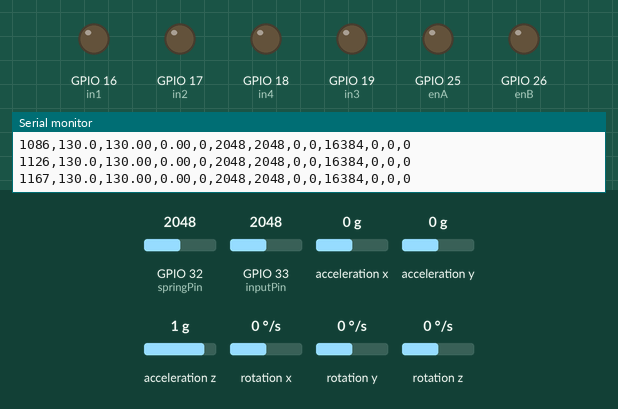
The sketch below on a simulated ESP32. Parts: output pins drawn as LEDs (lit = HIGH), the last lines printed to the serial monitor. The test bench sets the inputs (shaded band); at power-on: acceleration z 1 g, GPIO 32 (springPin) = 2048, GPIO 33 (inputPin) = 2048, acceleration x 0 g, acceleration y 0 g, rotation x 0 °/s, rotation y 0 °/s, rotation z 0 °/s (analog values on the 0–4095 scale).

Above: at 1.2 s.
1.3 s: acceleration z set to 0 g
At 1.9 s:
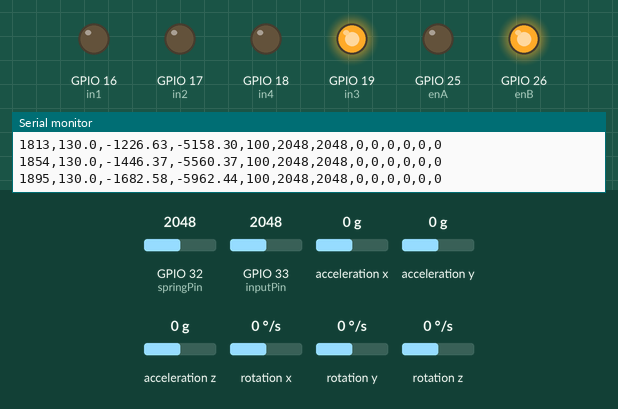
Timing chart, 0 to 4.3 s (numbered marks = the images above; inputs shaded):
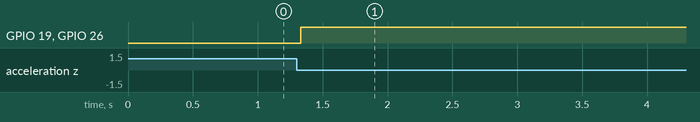

Measured:
- after the input at 1.3 s, GPIO 19 (in3), GPIO 26 (enB): LOW → HIGH at once

The sketch:

async-PID.ino
```cpp
#include <Wire.h>
#include <VL53L0X.h>
#include <MPU6050.h>

// --- Pin Definitions ---
const int enA = 25; const int in1 = 16; const int in2 = 17; // Exhaust Valve
const int enB = 26; const int in3 = 19; const int in4 = 18; // Inlet Valve
const int inputPin = 33;
const int springPin = 32;

// --- Hardware & Loop Config ---
VL53L0X sensor;
MPU6050 imu(0x68);

const unsigned long CONTROL_INTERVAL = 40; // 25 Hz Main Control Loop (40 ms)
const unsigned long CYCLE_TIME = 143;      // 7 Hz Solenoid PWM Base Cycle (143 ms)
unsigned long lastControlTime = 0;

// Register address for VL53L0X Interrupt/Data-Ready Status
#define RESULT_INTERRUPT_STATUS 0x13

// --- PID Gains & Limits ---
float Kp = 2.5;
float Ki = 0.1;
float Kd = 0.5;
float iTerm = 0.0;
const float I_LIMIT = 50.0;
const float DEADZONE = 1.5; // Deadband in mm

// --- Target, Actuation & State Variables ---
float targetHeight = 130.0; // Target set-point (mm)
int pInRaw = 0, pSpRaw = 0;
int currentDutyCycle = 0;
int currentStatusFlag = 0;  // 0: Idle, 1: Filling, 2: Draining

// Raw sensor buffers
float lastTofMeasurement = 130.0;
bool newTofAvailable = false;

// ============================================================================
// 2-STATE KINEMATIC KALMAN FILTER (Predict & Correct Separated)
// State Vector X = [ position (mm), velocity (mm/s) ]^T
// ============================================================================
float x_hat[2] = {130.0, 0.0};
float P[2][2]  = {{10.0, 0.0},
                  {0.0, 10.0}};

const float Q_accel = 150.0;   // Process noise variance (mm/s^2)^2
const float R_tof   = 4.0;     // Measurement noise variance (mm^2)
const float GRAVITY = 9806.65; // Gravity in mm/s^2

const float ACCEL_SCALE = 9806.65 / 16384.0; // MPU6050 LSB -> mm/s^2

// --- Step 1: High-Frequency Prediction (IMU) ---
void kalmanPredict(float raw_az, float dt) {
  float a_z = (raw_az * ACCEL_SCALE) - GRAVITY;

  // Kinematic state extrapolation
  x_hat[0] = x_hat[0] + x_hat[1] * dt + 0.5f * a_z * dt * dt;
  x_hat[1] = x_hat[1] + a_z * dt;

  // Covariance extrapolation: P_pred = F * P * F^T + Q
  float P00_new = P[0][0] + dt * (P[1][0] + P[0][1]) + dt * dt * P[1][1] + 0.25f * dt * dt * dt * dt * Q_accel;
  float P01_new = P[0][1] + dt * P[1][1] + 0.5f * dt * dt * dt * Q_accel;
  float P10_new = P[1][0] + dt * P[1][1] + 0.5f * dt * dt * dt * Q_accel;
  float P11_new = P[1][1] + dt * dt * Q_accel;

  P[0][0] = P00_new;
  P[0][1] = P01_new;
  P[1][0] = P10_new;
  P[1][1] = P11_new;
}

// --- Step 2: Asynchronous Correction (ToF Laser) ---
void kalmanCorrect(float tof_meas_mm) {
  float y = tof_meas_mm - x_hat[0]; // Innovation
  float S = P[0][0] + R_tof;        // Innovation Covariance

  // Kalman Gain
  float K0 = P[0][0] / S;
  float K1 = P[1][0] / S;

  // State Correction
  x_hat[0] = x_hat[0] + K0 * y;
  x_hat[1] = x_hat[1] + K1 * y;

  // Covariance Update
  float P00_old = P[0][0];
  float P01_old = P[0][1];

  P[0][0] = (1.0f - K0) * P00_old;
  P[0][1] = (1.0f - K0) * P01_old;
  P[1][0] = P[1][0] - K1 * P00_old;
  P[1][1] = P[1][1] - K1 * P01_old;
}

// ============================================================================
// NON-BLOCKING TOF SENSOR HELPER
// ============================================================================
bool checkToFReadyAndRead(uint16_t &distance) {
  // Read status register directly to check if a new measurement byte is ready
  uint8_t status = sensor.readRegister(RESULT_INTERRUPT_STATUS);
  if ((status & 0x07) != 0) {
    distance = sensor.readRangeContinuousMillimeters();
    return true;
  }
  return false;
}

// ============================================================================
// SETUP & INITIALIZATION
// ============================================================================
void setup() {
  Serial.begin(115200);
  Wire.begin(21, 22);
  Wire.setClock(400000); // Set I2C to Fast Mode (400kHz) for minimal bus overhead

  pinMode(enA, OUTPUT); pinMode(in1, OUTPUT); pinMode(in2, OUTPUT);
  pinMode(enB, OUTPUT); pinMode(in3, OUTPUT); pinMode(in4, OUTPUT);
  analogReadResolution(12);

  if (!sensor.init()) {
    Serial.println("VL53L0X Fail");
    while (1);
  }
  sensor.setTimeout(100); // Reduced timeout duration
  sensor.startContinuous(33); // Continuous mode (~30Hz conversion cycle)

  imu.initialize();
  if (!imu.testConnection()) {
    Serial.println("MPU6050 Fail");
    while (1);
  }
}

// ============================================================================
// MAIN LOOP (Asynchronous Multi-rate Execution)
// ============================================================================
void loop() {
  // 1. Process Telemetry Tuning Commands from Python
  if (Serial.available() > 0) {
    char type = Serial.read();
    float val = Serial.parseFloat();
    if (type == 'T') targetHeight = val;
    else if (type == 'P') Kp = val;
    else if (type == 'I') Ki = val;
    else if (type == 'D') Kd = val;
    while(Serial.available() > 0) Serial.read();
  }

  // 2. Poll ToF Rangefinder Non-Blockingly
  uint16_t rawDist = 0;
  if (checkToFReadyAndRead(rawDist)) {
    // Basic sanity filtering on hardware readings
    if (rawDist > 20 && rawDist < 400 && !sensor.timeoutOccurred()) {
      lastTofMeasurement = (float)rawDist;
      newTofAvailable = true;
    }
  }

  // 3. Timed Control & State Estimation Loop (25 Hz / 40 ms)
  unsigned long now = millis();
  if (now - lastControlTime >= CONTROL_INTERVAL) {
    float dt = (now - lastControlTime) / 1000.0f;
    lastControlTime = now;

    // Fetch Analog & IMU Readings
    pInRaw = analogRead(inputPin);
    pSpRaw = analogRead(springPin);

    int16_t ax, ay, az, gx, gy, gz;
    imu.getMotion6(&ax, &ay, &az, &gx, &gy, &gz);

    // Predict state via Accelerometer
    kalmanPredict((float)az, dt);

    // Correct state if ToF dataset was captured
    if (newTofAvailable) {
      kalmanCorrect(lastTofMeasurement);
      newTofAvailable = false; // Reset flag
    }

    float currentHeight   = x_hat[0];
    float currentVelocity = x_hat[1];

    // --- PID Actuation Logic ---
    float error = targetHeight - currentHeight;

    if (abs(error) > DEADZONE) {
      iTerm += error * dt;
      iTerm = constrain(iTerm, -I_LIMIT, I_LIMIT); // Anti-windup

      float dTerm = -currentVelocity; // Derivative on Measurement
      float output = (Kp * error) + (Ki * iTerm) + (Kd * dTerm);

      currentDutyCycle = constrain(abs((int)output), 20, 100);
      currentStatusFlag = (output > 0) ? 1 : 2;
    } else {
      currentDutyCycle = 0;
      currentStatusFlag = 0;
    }

    // Telemetry CSV stream out
    Serial.print(now); Serial.print(",");
    Serial.print(targetHeight, 1); Serial.print(",");
    Serial.print(currentHeight, 2); Serial.print(",");
    Serial.print(currentVelocity, 2); Serial.print(",");
    Serial.print(currentStatusFlag == 2 ? -currentDutyCycle : currentDutyCycle); Serial.print(",");
    Serial.print(pInRaw); Serial.print(",");
    Serial.print(pSpRaw); Serial.print(",");
    Serial.print(ax); Serial.print(",");
    Serial.print(ay); Serial.print(",");
    Serial.print(az); Serial.print(",");
    Serial.print(gx); Serial.print(",");
    Serial.print(gy); Serial.print(",");
    Serial.println(gz);
  }

  // 4. Drive Solenoid PWM continuously across cycle windows
  runBinaryPulsing(currentStatusFlag, currentDutyCycle);
}

// ============================================================================
// PWM SOLENOID ACTUATOR CONTROL (7 Hz Base Frequency Pulsing)
// ============================================================================
void runBinaryPulsing(int status, int dc) {
  unsigned long elapsed = millis() % CYCLE_TIME;
  unsigned long onTime = (dc * CYCLE_TIME) / 100;
  bool valveOpen = (elapsed < onTime);

  if (status == 1 && valveOpen) { // Filling (Inlet Open)
    digitalWrite(in3, HIGH); digitalWrite(in4, LOW); digitalWrite(enB, HIGH);
    digitalWrite(enA, LOW);
  }
  else if (status == 2 && valveOpen) { // Draining (Exhaust Open)
    digitalWrite(in1, HIGH); digitalWrite(in2, LOW); digitalWrite(enA, HIGH);
    digitalWrite(enB, LOW);
  }
  else { // All Valves Closed
    digitalWrite(enA, LOW);  digitalWrite(enB, LOW);
    digitalWrite(in1, LOW);  digitalWrite(in2, LOW);
    digitalWrite(in3, LOW);  digitalWrite(in4, LOW);
  }
}
```

ARDC.ino
```cpp

```

PPO.ino
```cpp

```
